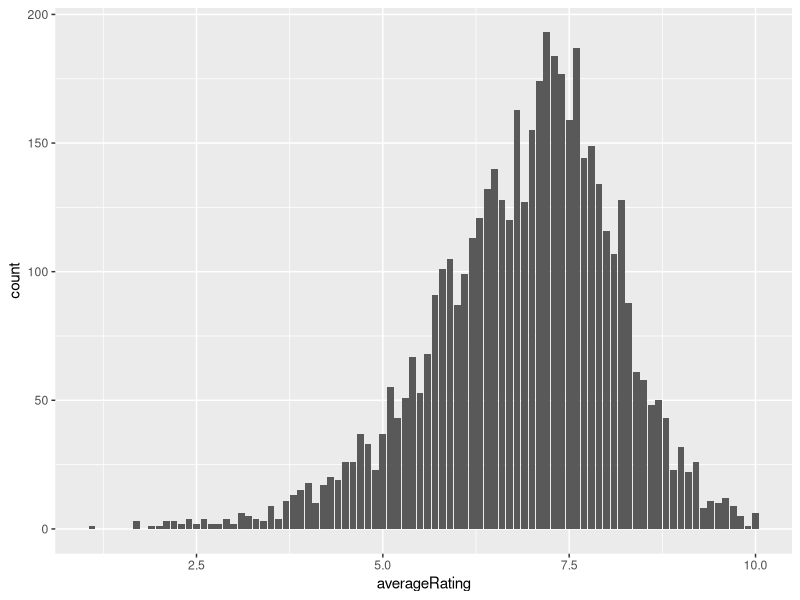
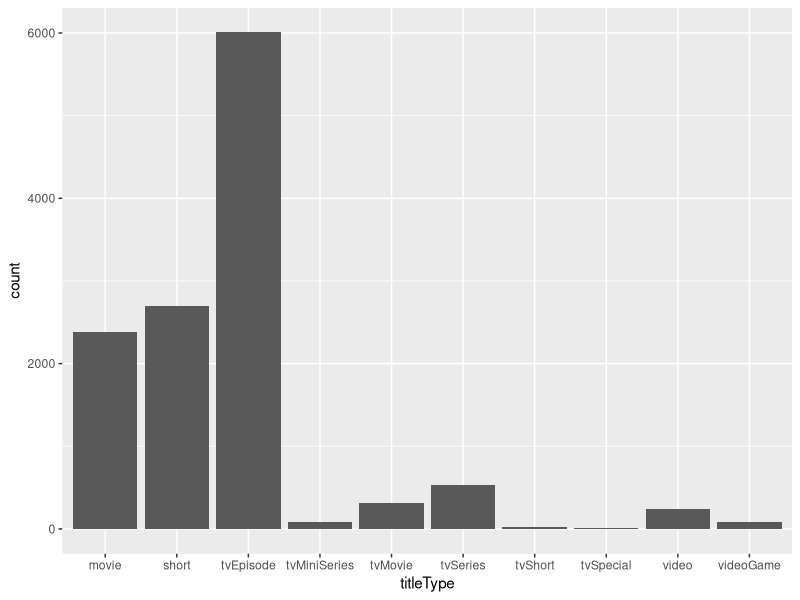
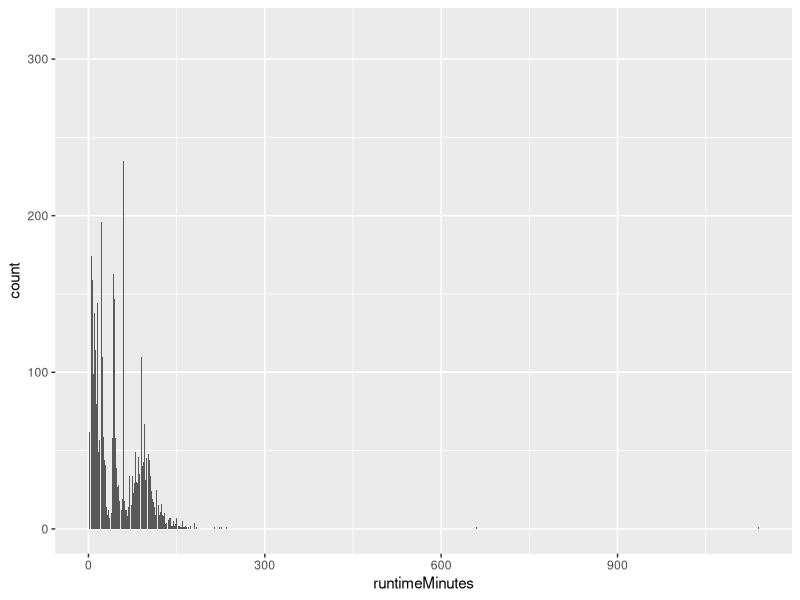
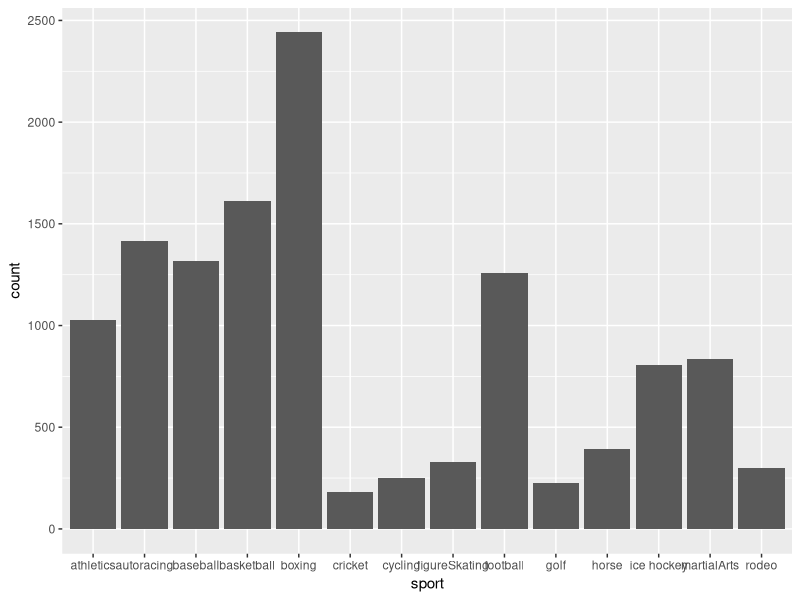
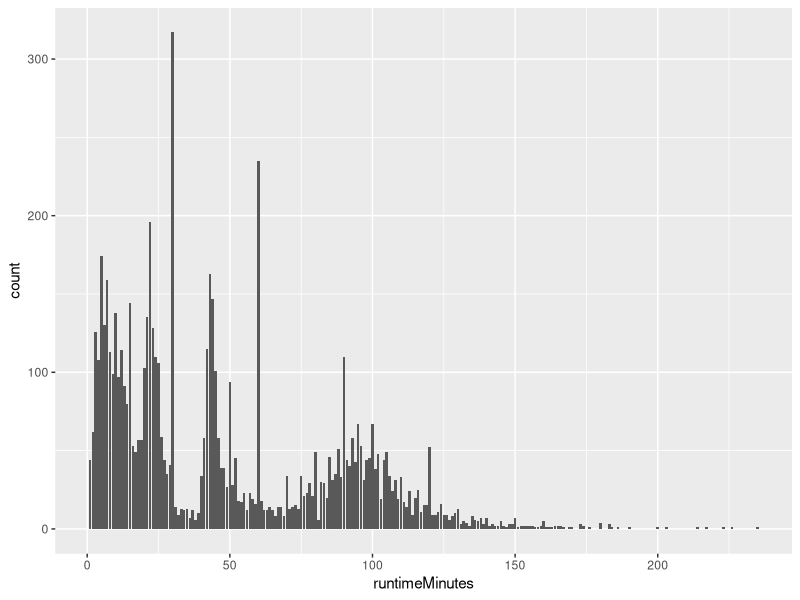
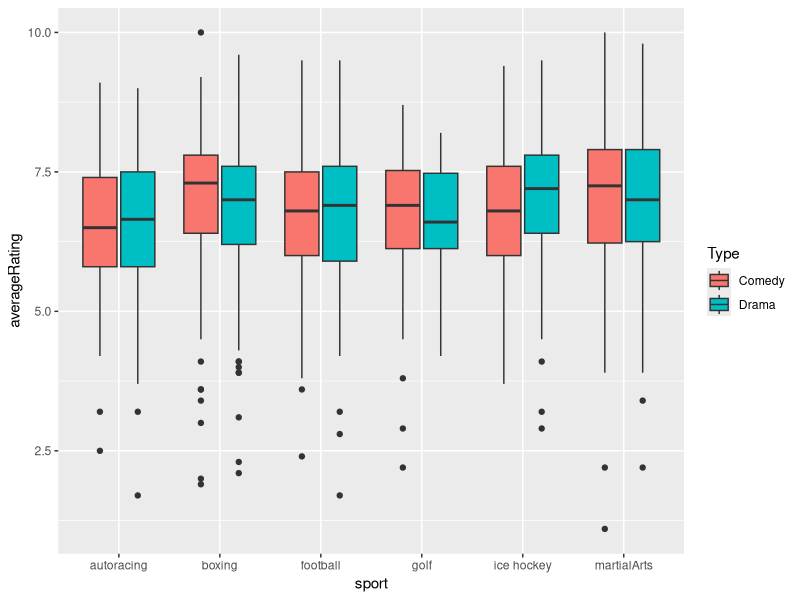
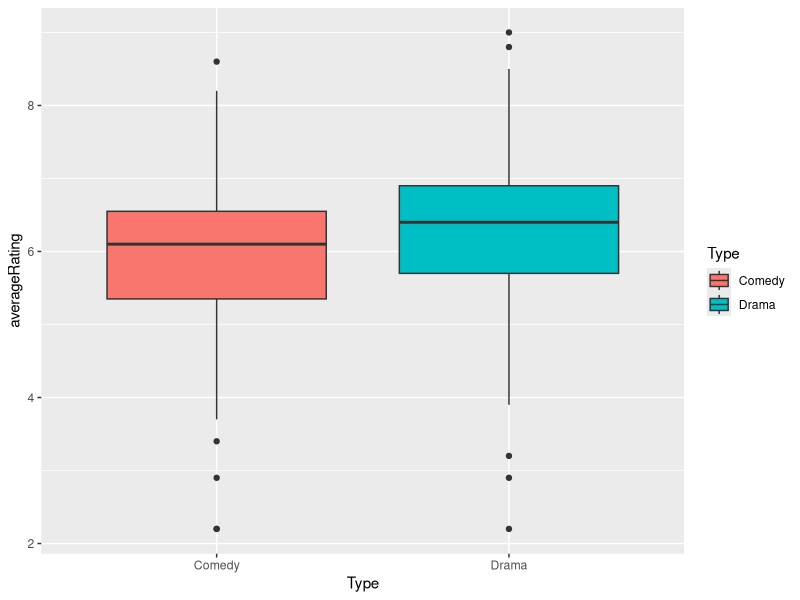
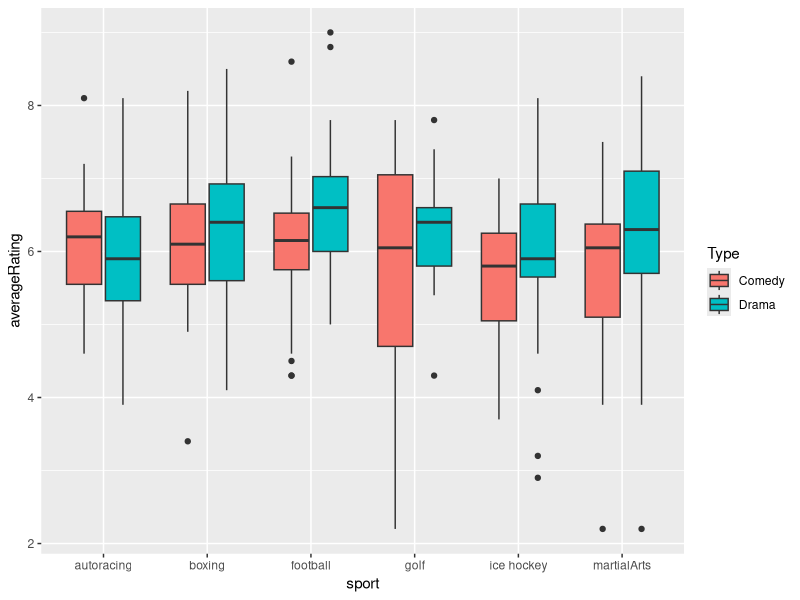

The R script that drew these images, in order:
## ---- chunk 1
library(tidyverse)
## ---- chunk 2
allSportFilms <- read.csv("agbign20/data/allSportsFilms.csv")
## ---- chunk 3
allSportFilms <- allSportFilms[, -c(1,2,5,7,8)]
allSportFilms <- allSportFilms %>%
  mutate(runtimeMinutes = as.numeric(runtimeMinutes)) %>%
  filter(isAdult == "0")
allSportFilms <- allSportFilms[,-3]
## ---- chunk 4
ggplot(allSportFilms, aes(x=averageRating)) + geom_bar()
ggplot(allSportFilms, aes(x=titleType)) + geom_bar() # mostly tv episodes
ggplot(allSportFilms, aes(x=runtimeMinutes)) + geom_bar() # lets look at this one closer
ggplot(allSportFilms, aes(x=sport)) + geom_bar() # mostly boxing movies
## ---- chunk 5
allSportFilms %>% filter(runtimeMinutes <= 250) %>% ggplot(aes(x=runtimeMinutes)) + geom_bar()
# looks like about 40 and 60 minutes have the highest count, makes sense since tvepisode is the highest count of title type
## ---- chunk 6
sports <- c("boxing", "football", "autoracing", "martialArts", "golf", "ice hockey")

comedyDramaSports <- allSportFilms %>% mutate(ComedyIND = ifelse(str_detect(genres,"Comedy"),"Comedy",NA),
         DramaIND = ifelse(str_detect(genres,"Drama"),"Drama",NA)) %>%
  pivot_longer(cols=ComedyIND:DramaIND,names_to=NULL,values_to="Type") %>%
  drop_na("Type") %>% select(primaryTitle, Year, Type, averageRating, sport) %>%
  filter(sport %in% sports)

ggplot(comedyDramaSports, aes(x = sport, y = averageRating, fill = Type)) + geom_boxplot()

## ---- chunk 7
newAllSportFilms <- allSportFilms %>% 
  filter(titleType == "movie") %>% 
  filter(Year >= 1980)

cdsports <- newAllSportFilms %>% mutate(ComedyIND = ifelse(str_detect(genres, "Comedy"), "Comedy", NA),
                                     DramaIND = ifelse(str_detect(genres, "Drama"), "Drama", NA)) %>%
  pivot_longer(cols=ComedyIND:DramaIND,names_to = NULL, values_to = "Type") %>%
  drop_na("Type") %>% select(primaryTitle,Year, Type, averageRating, sport) %>%
  filter(sport %in% sports)
## ---- chunk 8
ggplot(cdsports, aes(x = Type, y = averageRating, fill = Type)) + geom_boxplot()
## ---- chunk 9
comedy <- cdsports %>% filter(Type == "Comedy")
drama <- cdsports %>% filter(Type == "Drama")
t.test(comedy$averageRating, drama$averageRating, var.equal = TRUE) # welchs t test (doesnt assume variance is equal)
## ---- chunk 10
ggplot(cdsports, aes(x=sport, y = averageRating, fill = Type)) + geom_boxplot()
## ---- chunk 11
cdsports %>% group_by(Type, sport) %>%
  summarize(mean = round(mean(averageRating, na.rm = TRUE)),
            sd = round(sd(averageRating, na.rm = TRUE))) %>% view()

mod <- aov(averageRating ~ Type * sport, data = cdsports)
summary(mod)
